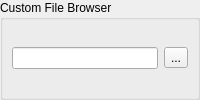
<?xml version="1.0" encoding="UTF-8"?>
<ui version="4.0">
 <class>Locations_Browser_Form</class>
 <widget class="QWidget" name="Locations_Browser_Form">
  <property name="windowTitle">
   <string>Locations Browser</string>
  </property>
  <layout class="QGridLayout" name="Locations_Browser_Form_gridLayout">
   <property name="margin">
    <number>0</number>
   </property>
   <item row="0" column="0">
    <widget class="QGroupBox" name="Custom_File_Browser_Path_groupBox">
     <property name="title">
      <string>Custom File Browser</string>
     </property>
     <layout class="QGridLayout" name="Custom_File_Browser_Path_gridLayout">
      <item row="0" column="0">
       <widget class="QLineEdit" name="Custom_File_Browser_Path_lineEdit">
        <property name="toolTip">
         <string>Custom File Browser Path Line Edit: Current file browser path.</string>
        </property>
       </widget>
      </item>
      <item row="0" column="1">
       <widget class="QToolButton" name="Custom_File_Browser_Path_toolButton">
        <property name="text">
         <string>...</string>
        </property>
        <property name="popupMode">
         <enum>QToolButton::DelayedPopup</enum>
        </property>
       </widget>
      </item>
     </layout>
    </widget>
   </item>
  </layout>
 </widget>
 <resources/>
 <connections/>
</ui>
